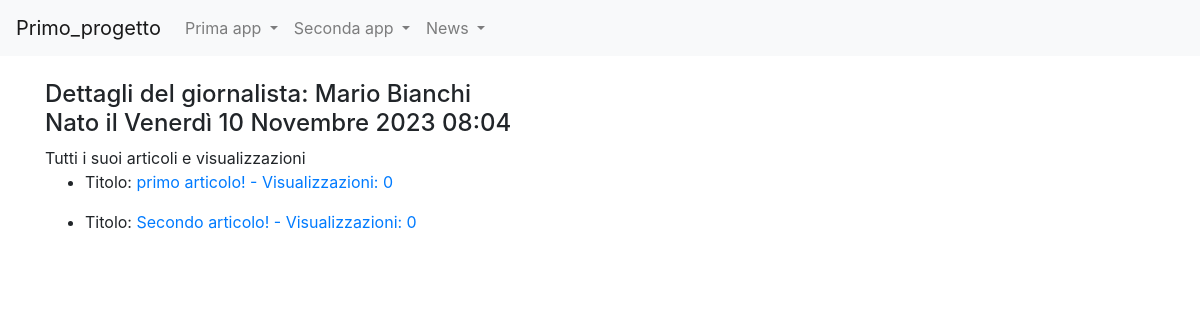
/news/giornalisti/3, run on the app's committed database.
### news/models.py (models this page shows, shortened)
class Giornalista(models.Model):
    nome = models.CharField(max_length=20)
    cognome = models.CharField(max_length=20)
    anno_di_nascita = models.DateTimeField(blank=True)
    class Meta:
        verbose_name = "Giornalista"
        verbose_name_plural = "Giornalisti"

class Articolo(models.Model):
    titolo = models.CharField(max_length=100)
    contenuto = models.TextField()
    giornalista = models.ForeignKey(Giornalista, on_delete=models.CASCADE, related_name="articoli")
    data=models.DateField(auto_now=False,blank=True)
    visualizzazioni=models.IntegerField(default=0,blank=True)
    class Meta:
        verbose_name =  "Articolo"
        verbose_name_plural = "Articoli"

### news/views.py (the view)
# urls.py: path("giornalisti/<int:pk>",giornalistaDetailView, name="giornalista_detail"),
def giornalistaDetailView(request,pk):
    giornalista = get_object_or_404(Giornalista, pk=pk)
    articoli = Articolo.objects.filter(giornalista_id=pk)
    context = {"giornalista": giornalista,"articolo": articoli}
    return render(request, "giornalista_detail.html", context)

### news/templates/giornalista_detail.html (shortened to what this page needs)
{% extends 'base.html' %}
{% block content %}
    <h4>
        Dettagli del giornalista:
        {{ giornalista.nome }}
        {{ giornalista.cognome }}
        <br>
        Nato il {{ giornalista.anno_di_nascita }}
    </h4>
    Tutti i suoi articoli e visualizzazioni
        {% for articolo in articolo %}
        <ul>
            <li>
                <p> Titolo: <a href={% url 'news:articolo_detail' articolo.id %}>{{ articolo.titolo }} - Visualizzazioni: {{articolo.visualizzazioni}}</a> </p>
            </li>
        </ul>
        {% endfor %}
{% endblock content %}

### data on the page
Giornalista: nome "Mario", cognome "Bianchi", anno_di_nascita "Venerdì 10 Novembre 2023 08:04"
Articolo: titolo "primo articolo!", visualizzazioni "0"
Articolo: titolo "Secondo articolo!", visualizzazioni "0"
